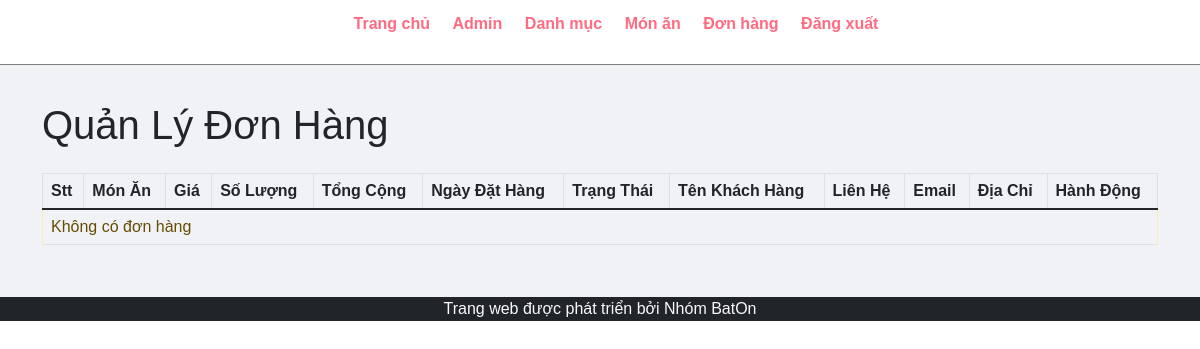
The page /admin/manage-order.php (signed in) on the database as committed earlier.
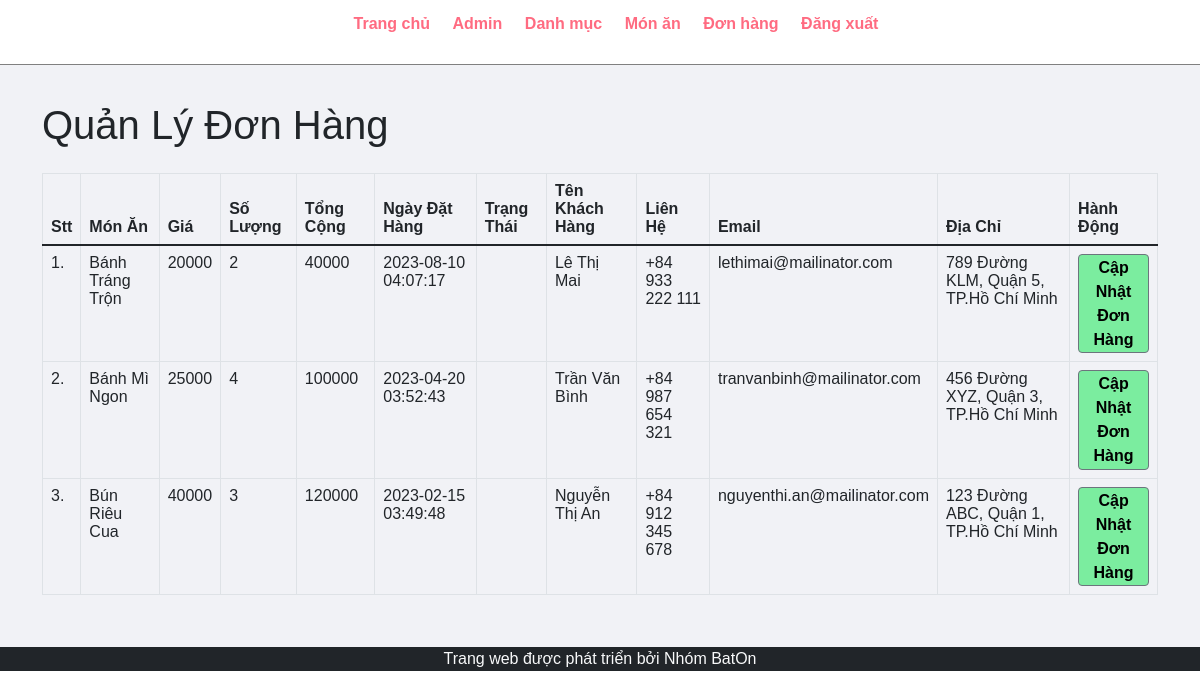
The same page on the database as committed later.
### tables this page shows
CREATE TABLE `tbl_order` (
  `id` int(10) UNSIGNED NOT NULL,
  `food` varchar(150) NOT NULL,
  `price` int(10) NOT NULL,
  `qty` int(11) NOT NULL,
  `total` int(10) NOT NULL,
  `order_date` datetime NOT NULL,
  `status` varchar(50) NOT NULL,
  `customer_name` varchar(150) NOT NULL,
  `customer_contact` varchar(20) NOT NULL,
  `customer_email` varchar(150) NOT NULL,
  `customer_address` varchar(255) NOT NULL
);

### admin/oop/Order.php (called while the page is built, shortened)
<?php
class Order
{
  private $id;
  private $food;
  private $price;
  private $qty;
  private $total;
  private $order_date;
  private $customer_name;
  private $customer_contact;
  private $customer_email;
  private $customer_address;
  public function __construct(
    $id,
    $food,
    $price,
    $qty,
    $total,
    $order_date,
    $status,
    $customer_name,
    $customer_contact,
    $customer_email,
    $customer_address
  ) {
    $this->id = $id;
    $this->food = $food;
    $this->price = $price;
    $this->qty = $qty;
    $this->total = $total;
    $this->order_date = $order_date;
    $this->customer_name = $customer_name;
    $this->customer_contact = $customer_contact;
    $this->customer_email = $customer_email;
    $this->customer_address = $customer_address;
  }
  public function getId()
  {
    return $this->id;
  }
  public function getFood()
  {
    return $this->food;
  }
  public function getPrice()
  {
    return $this->price;
  }
  public function getQty()
  {
    return $this->qty;
  }
  public function getTotal()
  {
    return $this->total;
  }
  public function getOrderDate()
  {
    return $this->order_date;
  }
  public function getCustomerName()
  {
    return $this->customer_name;
  }
  public function getCustomerContact()
  {
    return $this->customer_contact;
  }
  public function getCustomerEmail()
  {
    return $this->customer_email;
  }
  public function getCustomerAddress()
  {
    return $this->customer_address;
  }
  public static function getAllOrders()
  {
    global $conn;
    $sql = "SELECT * FROM tbl_order ORDER BY id DESC";
    $res = mysqli_query($conn, $sql);
    $orders = [];
    if ($res) {
      while ($row = mysqli_fetch_assoc($res)) {
        $order = new Order(
          $row['id'],
          $row['food'],
          $row['price'],
          $row['qty'],
          $row['total'],
          $row['order_date'],
          $row['status'],
          $row['customer_name'],
          $row['customer_contact'],
          $row['customer_email'],
          $row['customer_address']
        );
        $orders[] = $order;
      }
    }
    return $orders;
  }
}
?>

### admin/manage-order.php (the view, shortened to what this page needs)
<?php
include('partials/menu.php');
include('oop/Order.php');
?>
<div class="main-content">
    <div class="container">
        <h1 class="mb-4">Quản Lý Đơn Hàng</h1>
        <table class="table table-bordered">
            <thead>
                <tr>
                    <th>Stt</th>
                    <th>Món Ăn</th>
                    <th>Giá</th>
                    <th>Số Lượng</th>
                    <th>Tổng Cộng</th>
                    <th>Ngày Đặt Hàng</th>
                    <th>Trạng Thái</th>
                    <th>Tên Khách Hàng</th>
                    <th>Liên Hệ</th>
                    <th>Email</th>
                    <th>Địa Chỉ</th>
                    <th>Hành Động</th>
                </tr>
            </thead>
            <tbody>
                <?php
                $orders = Order::getAllOrders();
                $sn = 1;
                if (!empty($orders)) {
                    foreach ($orders as $order) {
                        $id = $order->getId();
                        $food = $order->getFood();
                        $price = $order->getPrice();
                        $qty = $order->getQty();
                        $total = $order->getTotal();
                        $order_date = $order->getOrderDate();
                        $customer_name = $order->getCustomerName();
                        $customer_contact = $order->getCustomerContact();
                        $customer_email = $order->getCustomerEmail();
                        $customer_address = $order->getCustomerAddress();
                        ?>
                        <tr>
                            <td>
                                <?php echo $sn++; ?>.
                            </td>
                            <td>
                                <?php echo $food; ?>
                            </td>
                            <td>
                                <?php echo $price; ?>
                            </td>
                            <td>
                                <?php echo $qty; ?>
                            </td>
                            <td>
                                <?php echo $total; ?>
                            </td>
                            <td>
                                <?php echo $order_date; ?>
                            </td>
                            <td>
                            </td>
                            <td>
                                <?php echo $customer_name; ?>
                            </td>
                            <td>
                                <?php echo $customer_contact; ?>
                            </td>
                            <td>
                                <?php echo $customer_email; ?>
                            </td>
                            <td>
                                <?php echo $customer_address; ?>
                            </td>
                            <td>
                                <a href="<?php echo SITEURL; ?>admin/update-order.php?id=<?php echo $id; ?>"
                                    class="btn btn-secondary">Cập Nhật Đơn Hàng</a>
                            </td>
                        </tr>
                        <?php
                    }
                } else {
                    echo "<tr><td colspan='12' class='alert alert-warning'>Không có đơn hàng</td></tr>";
                }
                ?>
            </tbody>
        </table>
    </div>
</div>
<?php include('partials/footer.php'); ?>

### admin/partials/menu.php (shortened to what this page needs)
<html>
<head>
    <link href="https://cdn.jsdelivr.net/npm/bootstrap@5.1.3/dist/css/bootstrap.min.css" rel="stylesheet"
 />
    <link rel="stylesheet" href="../css/admin.css">
</head>
<body>
    <div class="menu text-center">
        <div class="wrapper">
            <ul>
                <li><a href="index.php">Trang chủ</a></li>
                <li><a href="manage-admin.php">Admin</a></li>
                <li><a href="manage-category.php">Danh mục</a></li>
                <li><a href="manage-food.php">Món ăn</a></li>
                <li><a href="manage-order.php">Đơn hàng</a></li>
                <li><a href="logout.php">Đăng xuất</a></li>
            </ul>
        </div>
    </div>

### admin/partials/footer.php (shortened to what this page needs)
<footer class="footer bg-dark text-light">
    <div class="container">
        <p class="text-center mb-0">Trang web được phát triển bởi Nhóm BatOn</p>
    </div>
</footer>
</body>
</html>

### css/admin.css (style rules this page uses)
* { margin: 0; padding: 0; font-family: Arial, Helvetica, sans-serif; }
.wrapper { padding: 1%; width: 80%; margin: 0 auto; }
.text-center { text-align: center; }
table tr th { border-bottom: 1px solid black; padding: 1%; text-align: left; }
table tr td { padding: 1%; }
.btn-secondary { background-color: #7bed9f; padding: 1%; color: black; text-decoration: none; font-weight: bold; }
.menu { border-bottom: 1px solid grey; }
.menu ul { list-style-type: none; }
.menu ul li { display: inline; padding: 1%; }
.menu ul li a { text-decoration: none; font-weight: bold; color: #ff6b81; }
.main-content { background-color: #f1f2f6; padding: 3% 0; }
.footer { background-color: #ff4757; color: white; }

Rows that differ between the two databases and show on the page:
added tbl_order: food "Bánh Tráng Trộn", price "20000", qty "2", total "40000", order_date "2023-08-10 04:07:17", customer_name "Lê Thị Mai", customer_contact "+84 933 222 111", customer_email "lethimai@mailinator.com", customer_address "789 Đường KLM, Quận 5, TP.Hồ Chí Minh"
added tbl_order: food "Bánh Mì Ngon", price "25000", qty "4", total "100000", order_date "2023-04-20 03:52:43", customer_name "Trần Văn Bình", customer_contact "+84 987 654 321", customer_email "tranvanbinh@mailinator.com", customer_address "456 Đường XYZ, Quận 3, TP.Hồ Chí Minh"
added tbl_order: food "Bún Riêu Cua", price "40000", qty "3", total "120000", order_date "2023-02-15 03:49:48", customer_name "Nguyễn Thị An", customer_contact "+84 912 345 678", customer_email "nguyenthi.an@mailinator.com", customer_address "123 Đường ABC, Quận 1, TP.Hồ Chí Minh"
Other text that changed with them:
text no longer shown: "Không có đơn hàng"
